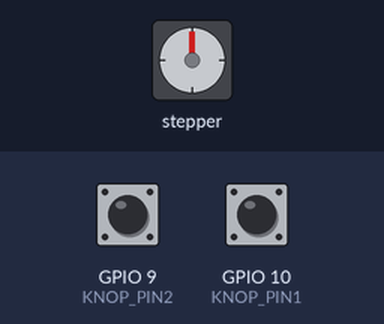
Bench run of a program on a simulated Raspberry Pi (BCM pin numbers). Shown: stepper motor. Inputs (shaded band) come from the test bench; at power-on: GPIO 9 (KNOP_PIN2) LOW, GPIO 10 (KNOP_PIN1) LOW.

Above: at 1.2 s.
1.3 s: GPIO 9 (KNOP_PIN2) pulled HIGH for 0.15 s
At 2.49 s:
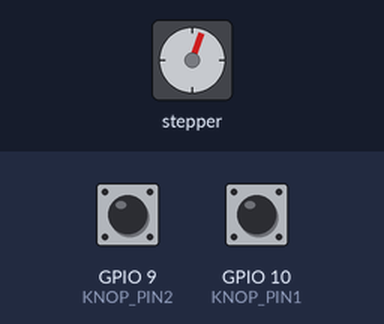
At 3.82 s:
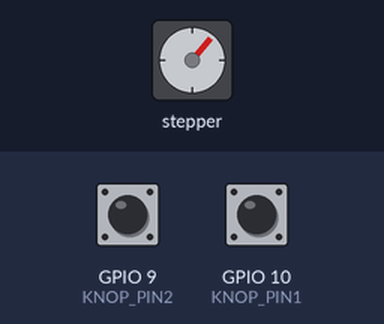
Timing chart, 0 to 21.6 s (numbered marks = the images above; inputs shaded):
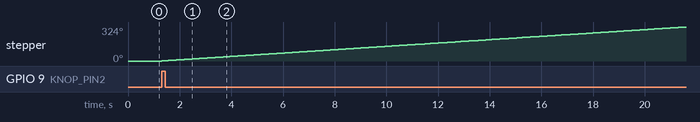

Measured:
- after the input at 1.3 s, stepper: keeps turning clockwise at about 16°/s, starting at once

The program:

opdracht7.py
```python
import RPi.GPIO as GPIO
from RpiMotorLib import RpiMotorLib

# definieer pinnen
gpioPins = [5,6,13,19]
KNOP_PIN1 = 10
KNOP_PIN2 = 9

GPIO.setmode(GPIO.BCM)
# zet pinnen als output
GPIO.setup(KNOP_PIN1, GPIO.IN, GPIO.PUD_DOWN)
GPIO.setup(KNOP_PIN2, GPIO.IN, GPIO.PUD_DOWN)

motor = RpiMotorLib.BYJMotor("Vroooommm", "28BYJ")

try:
    while True:
        if GPIO.input(KNOP_PIN1) == GPIO.HIGH:
            # 5 sec linksom
            motor.motor_run(gpioPins, .0023, 512, True, False, "half", 0)
        elif GPIO.input(KNOP_PIN2) == GPIO.HIGH:
            # 12 sec rechtom
            motor.motor_run(gpioPins, .0055, 512, False, False, "half", 0)
        else:
            # stop de motor
            motor.motor_stop()
finally:
    # geef de pinnen weer vrij
    GPIO.cleanup()
```
